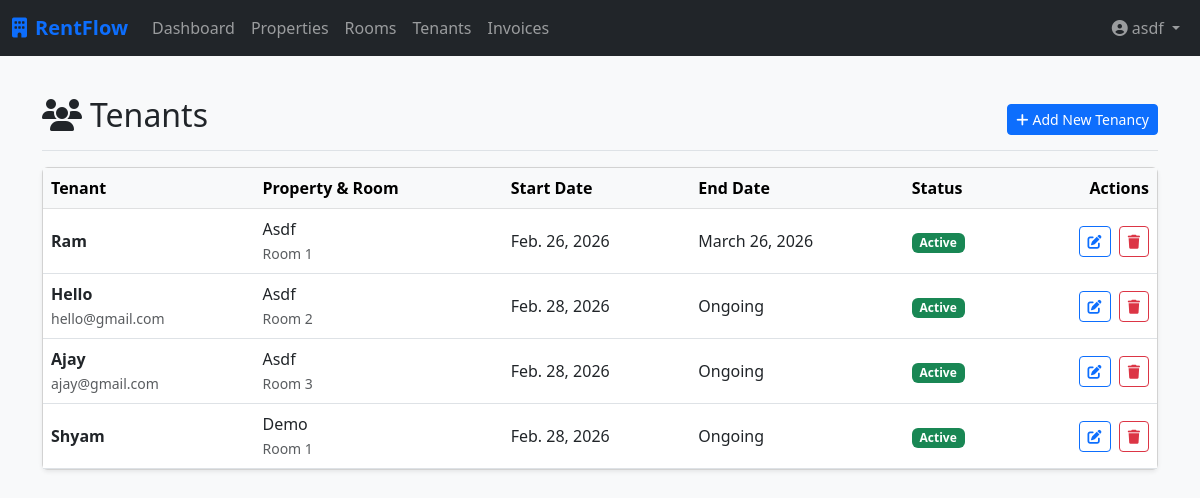
The app's page /properties/tenancies/ (signed in) with its own data.
### properties/models.py (models this page shows, shortened)
class Tenancy(models.Model):
    tenant = models.ForeignKey(User, on_delete=models.CASCADE, related_name='tenancies')
    room = models.ForeignKey(Room, on_delete=models.CASCADE, related_name='tenancies')
    start_date = models.DateField()
    end_date = models.DateField(null=True, blank=True)
    is_active = models.BooleanField(default=True, db_index=True)
    class Meta:
        verbose_name_plural = "Tenancies"

class Room(models.Model):
    property = models.ForeignKey(Property, on_delete=models.CASCADE, related_name='rooms')
    room_number = models.CharField(max_length=10)
    monthly_rent = models.DecimalField(max_digits=10, decimal_places=2)
    capacity = models.IntegerField(default=1)
    is_active = models.BooleanField(default=True)
    created_at = models.DateTimeField(auto_now_add=True)

class Property(models.Model):
    landlord = models.ForeignKey(User, on_delete=models.CASCADE, related_name='properties')
    name = models.CharField(max_length=100)
    address = models.TextField()
    description = models.TextField(blank=True)
    created_at = models.DateTimeField(auto_now_add=True)
    class Meta:
        verbose_name_plural = "Properties"

### properties/views.py (the view)
# urls.py: path('tenancies/', TenancyListView.as_view(), name='tenancy_list'),
class TenancyListView(LandlordRequiredMixin, ListView):
    model = Tenancy
    template_name = 'properties/tenancy_list.html'
    context_object_name = 'tenancies'
    def get_queryset(self):
        return Tenancy.objects.filter(room__property__landlord=self.request.user).select_related('tenant', 'room__property')

### core/mixins.py (called while the page is built)
    def test_func(self):
        user = self.request.user
        return user.is_authenticated and hasattr(user, 'profile') and user.profile.role == 'LANDLORD'

### properties/templates/properties/tenancy_list.html (shortened to what this page needs)
{% extends 'core/base.html' %}
{% block content %}
<div class="d-flex justify-content-between flex-wrap flex-md-nowrap align-items-center pt-3 pb-2 mb-3 border-bottom">
    <h1 class="h2"><i class="fa-solid fa-users me-2"></i>Tenants</h1>
    <div class="btn-toolbar mb-2 mb-md-0">
        <a href="{% url 'properties:tenancy_add' %}" class="btn btn-sm btn-primary">
            <i class="fa-solid fa-plus me-1"></i>Add New Tenancy
        </a>
    </div>
</div>
<div class="card shadow-sm">
    <div class="card-body p-0">
        <div class="table-responsive">
            <table class="table table-hover align-middle mb-0">
                <thead class="table-light">
                    <tr>
                        <th>Tenant</th>
                        <th>Property & Room</th>
                        <th>Start Date</th>
                        <th>End Date</th>
                        <th>Status</th>
                        <th class="text-end">Actions</th>
                    </tr>
                </thead>
                <tbody>
                    {% for tenancy in tenancies %}
                    <tr>
                        <td>
                            <div class="fw-bold">{{ tenancy.tenant.username }}</div>
                            <small class="text-muted">{{ tenancy.tenant.email }}</small>
                        </td>
                        <td>
                            <div>{{ tenancy.room.property.name }}</div>
                            <small class="text-muted">Room {{ tenancy.room.room_number }}</small>
                        </td>
                        <td>{{ tenancy.start_date }}</td>
                        <td>{{ tenancy.end_date|default:"Ongoing" }}</td>
                        <td>
                            {% if tenancy.is_active %}
                            <span class="badge bg-success">Active</span>
                            {% else %}
                            <span class="badge bg-secondary">Inactive</span>
                            {% endif %}
                        </td>
                        <td class="text-end">
                            <a href="{% url 'properties:tenancy_edit' tenancy.pk %}"
                                class="btn btn-sm btn-outline-primary me-1" title="Edit">
                                <i class="fa-solid fa-pen-to-square"></i>
                            </a>
                            <a href="{% url 'properties:tenancy_delete' tenancy.pk %}"
                                class="btn btn-sm btn-outline-danger" title="Delete">
                                <i class="fa-solid fa-trash"></i>
                            </a>
                        </td>
                    </tr>
                    {% endfor %}
                </tbody>
            </table>
        </div>
    </div>
</div>
{% endblock %}

### core/templates/core/base.html (shortened to what this page needs)
<!DOCTYPE html>
<html lang="en">
<head>
    <link href="https://cdn.jsdelivr.net/npm/bootstrap@5.3.0/dist/css/bootstrap.min.css" rel="stylesheet">
    <link rel="stylesheet" href="https://cdnjs.cloudflare.com/ajax/libs/font-awesome/6.5.1/css/all.min.css">
</head>
<body>
    <nav class="navbar navbar-expand-lg navbar-dark bg-dark mb-4">
        <div class="container-fluid">
            <a class="navbar-brand" href="#"><i class="fa-solid fa-building me-2"></i>RentFlow</a>
            <div class="collapse navbar-collapse" id="navbarNav">
                <ul class="navbar-nav me-auto">
                    {% if user.is_authenticated %}
                    {% if user.profile.role == 'LANDLORD' %}
                    <li class="nav-item">
                        <a class="nav-item nav-link" href="{% url 'dashboard:landlord_dash' %}">Dashboard</a>
                    </li>
                    <li class="nav-item">
                        <a class="nav-item nav-link" href="{% url 'properties:property_list' %}">Properties</a>
                    </li>
                    <li class="nav-item">
                        <a class="nav-item nav-link" href="{% url 'properties:room_list' %}">Rooms</a>
                    </li>
                    <li class="nav-item">
                        <a class="nav-item nav-link" href="{% url 'properties:tenancy_list' %}">Tenants</a>
                    </li>
                    {% elif user.profile.role == 'TENANT' %}
                    <li class="nav-item">
                        <a class="nav-item nav-link" href="{% url 'dashboard:tenant_dash' %}">My Dashboard</a>
                    </li>
                    {% endif %}
                    <li class="nav-item">
                        <a class="nav-item nav-link" href="{% url 'payments:invoice_list' %}">Invoices</a>
                    </li>
                    {% endif %}
                </ul>
                <ul class="navbar-nav">
                    {% if user.is_authenticated %}
                    <a class="nav-link dropdown-toggle" href="#" id="navbarDropdown" role="button"
                        data-bs-toggle="dropdown" aria-expanded="false">
                        <i class="fa-solid fa-user-circle me-1"></i>{{ user.username }}
                    </a>
                    {% else %}
                    <li class="nav-item">
                        <a class="nav-link" href="{% url 'login' %}">Login</a>
                    </li>
                    {% endif %}
                </ul>
            </div>
        </div>
    </nav>
    <div class="container">
        {% block content %}
        {% endblock %}
    </div>
</body>
</html>

### core/templates/core/base.html (style rules this page uses)
body { background-color: #f8f9fa; }
.navbar-brand { font-weight: bold; color: #0d6efd !important; }

### records on screen
Tenancy: tenant.username "Ram", room.property.name "Asdf", room.room_number "1", start_date "Feb. 26, 2026", end_date "March 26, 2026", is_active "Active"
Tenancy: tenant.username "Hello", tenant.email "hello@gmail.com", room.property.name "Asdf", room.room_number "2", start_date "Feb. 28, 2026", end_date "Ongoing", is_active "Active"
Tenancy: tenant.username "Ajay", tenant.email "ajay@gmail.com", room.property.name "Asdf", room.room_number "3", start_date "Feb. 28, 2026", end_date "Ongoing", is_active "Active"
Tenancy: tenant.username "Shyam", room.property.name "Demo", room.room_number "1", start_date "Feb. 28, 2026", end_date "Ongoing", is_active "Active"

### other values on screen
{{ user.username }} "asdf"
